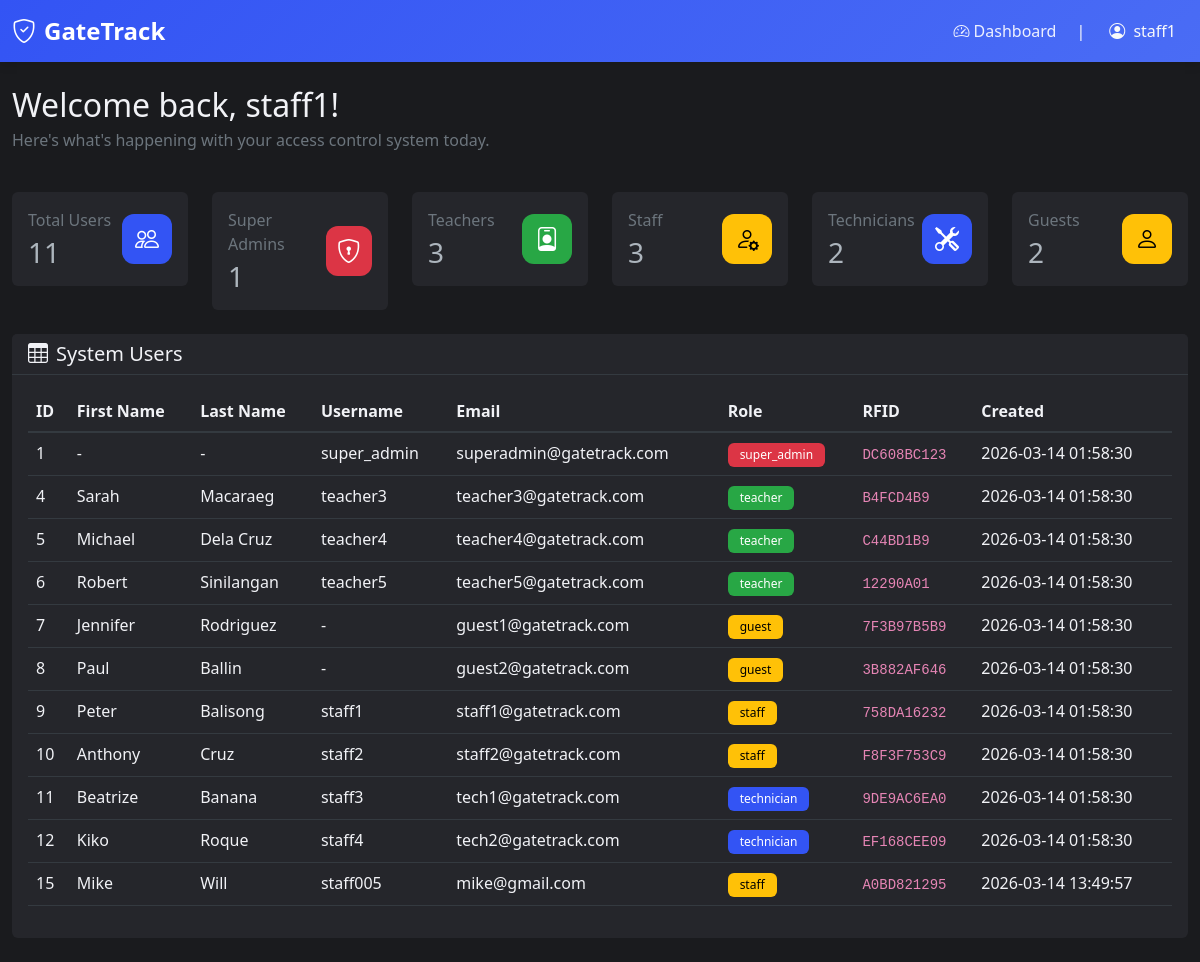
/dashboard (signed in), run on the app's committed database.
### tables this page shows
CREATE TABLE "users" (id INTEGER NOT NULL, username VARCHAR(80), email VARCHAR(120) NOT NULL, password VARCHAR(200), contact VARCHAR(20), gender VARCHAR(10), role VARCHAR(20) NOT NULL, created_at DATETIME, rfid TEXT, first_name VARCHAR(50), last_name VARCHAR(50), PRIMARY KEY (id), UNIQUE (email));

### app.py (the view)
@app.route('/dashboard')
@login_required
def dashboard():
    user_count = get_user_count_by_role()
    super_admin_count = get_user_count_by_role('super_admin')
    teacher_count = get_user_count_by_role('teacher')
    staff_count = get_user_count_by_role('staff')
    technician_count = get_user_count_by_role('technician')
    guest_count = get_user_count_by_role('guest')
    users = get_all_users()
    return render_template(
        'dashboard.html',
        user_count=user_count,
        super_admin_count=super_admin_count,
        teacher_count=teacher_count,
        staff_count=staff_count,
        technician_count=technician_count,
        guest_count=guest_count,
        users=users
    )

### app.py (called while the page is built)
def get_connection():
    conn = sqlite3.connect(DB_PATH)
    conn.row_factory = sqlite3.Row
    return conn

def get_all_users():
    conn = get_connection()
    cursor = conn.cursor()
    cursor.execute('SELECT * FROM users ORDER BY id')
    users = cursor.fetchall()
    conn.close()
    return users

def get_user_count_by_role(role=None):
    conn = get_connection()
    cursor = conn.cursor()
    if role:
        cursor.execute('SELECT COUNT(*) FROM users WHERE role = ?', (role,))
    else:
        cursor.execute('SELECT COUNT(*) FROM users')
    count = cursor.fetchone()[0]
    conn.close()
    return count

def login_required(f):
    @wraps(f)
    def decorated_function(*args, **kwargs):
        if 'user_id' not in session:
            flash('Please log in to access this page.', 'error')
            return redirect(url_for('login'))
        return f(*args, **kwargs)
    return decorated_function

### templates/dashboard.html (shortened to what this page needs)
{% extends "nav.html" %} {% block title %}Dashboard - GateTrack{% endblock %}  {% block content %}
<div class="row mb-4">
  <div class="col-12">
    <h2 class="mb-1">
      Welcome back, {{ session.get('username') or session.get('email') }}!
    </h2>
    <p class="text-secondary">
      Here's what's happening with your access control system today.
    </p>
  </div>
</div>
<div class="row mb-4">
  <div class="col-6 col-md-2">
    <div class="card stats-card">
      <div class="card-body">
        <div class="d-flex justify-content-between align-items-center">
          <div>
            <p class="text-secondary mb-1">Total Users</p>
            <h3 class="mb-0">{{ user_count }}</h3>
          </div>
          <div class="stats-icon bg-primary">
            <i class="bi bi-people fs-4"></i>
          </div>
        </div>
      </div>
    </div>
  </div>
  <div class="col-6 col-md-2">
    <div class="card stats-card">
      <div class="card-body">
        <div class="d-flex justify-content-between align-items-center">
          <div>
            <p class="text-secondary mb-1">Super Admins</p>
            <h3 class="mb-0">{{ super_admin_count }}</h3>
          </div>
          <div class="stats-icon bg-danger">
            <i class="bi bi-shield-lock fs-4"></i>
          </div>
        </div>
      </div>
    </div>
  </div>
  <div class="col-6 col-md-2">
    <div class="card stats-card">
      <div class="card-body">
        <div class="d-flex justify-content-between align-items-center">
          <div>
            <p class="text-secondary mb-1">Teachers</p>
            <h3 class="mb-0">{{ teacher_count }}</h3>
          </div>
          <div class="stats-icon bg-success">
            <i class="bi bi-person-badge fs-4"></i>
          </div>
        </div>
      </div>
    </div>
  </div>
  <div class="col-6 col-md-2">
    <div class="card stats-card">
      <div class="card-body">
        <div class="d-flex justify-content-between align-items-center">
          <div>
            <p class="text-secondary mb-1">Staff</p>
            <h3 class="mb-0">{{ staff_count }}</h3>
          </div>
          <div class="stats-icon bg-warning">
            <i class="bi bi-person-gear fs-4"></i>
          </div>
        </div>
      </div>
    </div>
  </div>
  <div class="col-6 col-md-2">
    <div class="card stats-card">
      <div class="card-body">
        <div class="d-flex justify-content-between align-items-center">
          <div>
            <p class="text-secondary mb-1">Technicians</p>
            <h3 class="mb-0">{{ technician_count }}</h3>
          </div>
          <div class="stats-icon bg-primary">
            <i class="bi bi-tools fs-4"></i>
          </div>
        </div>
      </div>
    </div>
  </div>
  <div class="col-6 col-md-2">
    <div class="card stats-card">
      <div class="card-body">
        <div class="d-flex justify-content-between align-items-center">
          <div>
            <p class="text-secondary mb-1">Guests</p>
            <h3 class="mb-0">{{ guest_count }}</h3>
          </div>
          <div class="stats-icon bg-warning">
            <i class="bi bi-person fs-4"></i>
          </div>
        </div>
      </div>
    </div>
  </div>
</div>
<div class="row">
  <div class="col-12">
    <div class="card">
      <div
        class="card-header d-flex justify-content-between align-items-center"
      >
        <h5 class="mb-0"><i class="bi bi-table me-2"></i>System Users</h5>
      </div>
      <div class="card-body">
        <div class="table-responsive">
          <table class="table table-hover">
            <thead>
              <tr>
                <th>ID</th>
                <th>First Name</th>
                <th>Last Name</th>
                <th>Username</th>
                <th>Email</th>
                <th>Role</th>
                <th>RFID</th>
                <th>Created</th>
              </tr>
            </thead>
            <tbody>
              {% for user in users %}
              <tr>
                <td>{{ user.id }}</td>
                <td>{{ user.first_name or '-' }}</td>
                <td>{{ user.last_name or '-' }}</td>
                <td>{{ user.username or '-' }}</td>
                <td>{{ user.email }}</td>
                <td>
                  {% if user.role == 'super_admin' %}
                  <span class="badge bg-danger">{{ user.role }}</span>
                  {% elif user.role == 'teacher' %}
                  <span class="badge bg-success">{{ user.role }}</span>
                  {% elif user.role == 'staff' %}
                  <span class="badge bg-warning text-dark"
                    >{{ user.role }}</span
                  >
                  {% elif user.role == 'technician' %}
                  <span class="badge bg-primary">{{ user.role }}</span>
                  {% else %}
                  <span class="badge bg-warning text-dark"
                    >{{ user.role }}</span
                  >
                  {% endif %}
                </td>
                <td><code>{{ user.rfid or 'N/A' }}</code></td>
                <td>{{ user.created_at }}</td>
              </tr>
              {% endfor %}
            </tbody>
          </table>
        </div>
      </div>
    </div>
  </div>
</div>
{% endblock %}

### templates/nav.html (shortened to what this page needs)
<!doctype html>
<html lang="en" data-bs-theme="dark">
  <head>
    <link
      href="{{ url_for('static', filename='bootstrap/5.3.0/css/bootstrap.min.css') }}"
      rel="stylesheet"
    />
    <link
      rel="stylesheet"
      href="{{ url_for('static', filename='css/style.css') }}"
    />
    <link
      rel="stylesheet"
      href="{{ url_for('static', filename='bootstrap-icons/1.11.0/font/bootstrap-icons.css') }}"
    />
  </head>
  <body>
    <nav class="navbar sticky-top navbar-expand-lg navbar-dark">
      <div class="container-fluid">
        <a class="navbar-brand" href="{{ url_for('dashboard') }}">
          <i class="bi bi-shield-check me-2"></i>GateTrack
        </a>
        <div class="collapse navbar-collapse" id="navbarNav">
          <div class="navbar-nav ms-auto">
            <div class="nav-group">
              <ul class="navbar-nav">
                <li class="nav-item">
                  <a
                    class="nav-link{% if request.endpoint == 'dashboard' %} active{% endif %}"
                    href="{{ url_for('dashboard') }}"
                  >
                    <i class="bi bi-speedometer2 me-1"></i>Dashboard
                  </a>
                </li>
              </ul>
              <span class="text-light mx-1">|</span>
              <div class="dropdown">
                <button
                  class="btn btn-outline-light dropdown-toggle"
                  type="button"
                  data-bs-toggle="dropdown"
                >
                  <i class="bi bi-person-circle me-1"></i>
                  {{ session.get('username') or session.get('email') }}
                </button>
              </div>
            </div>
          </div>
        </div>
      </div>
    </nav>
    <div class="container-fluid py-4">{% block content %}{% endblock %}</div>
  </body>
</html>

### static/css/style.css (style rules this page uses)
[data-bs-theme="dark"] { --bg-primary: #1a1b1e; --bg-secondary: #25262b; --text-primary: #f1f2f6; --text-secondary: #adb5bd; --primary: #3354f4; --primary-hover: #4a6cf5; --border-color: #343a40; --card-shadow: 0 2px 10px rgba(0, 0, 0, 0.3); }
body { background-color: var(--bg-primary); color: var(--text-primary); font-family: "Segoe UI", Tahoma, Geneva, Verdana, sans-serif; min-height: 100vh; transition: background-color 0.3s ease, color 0.3s ease; }
.card { background-color: var(--bg-secondary); border: 1px solid var(--border-color); box-shadow: var(--card-shadow); transition: background-color 0.3s ease, border-color 0.3s ease; }
.card-header { background-color: var(--bg-secondary); border-bottom: 1px solid var(--border-color); color: var(--text-primary); }
.table { color: var(--text-primary); }
.table thead th { background-color: var(--bg-primary); border-bottom: 2px solid var(--border-color); color: var(--text-primary); font-weight: 600; }
.table tbody tr { border-bottom: 1px solid var(--border-color); transition: background-color 0.2s ease; }
.navbar { background: linear-gradient( 135deg, var(--primary) 0%, #4a6cf5 100% ) !important; box-shadow: 0 2px 10px rgba(0, 0, 0, 0.15); }
.navbar-brand { font-weight: 700; font-size: 1.5rem; }
.nav-link { color: rgba(255, 255, 255, 0.9) !important; transition: color 0.3s ease; }
.stats-card { background-color: var(--bg-secondary); border: 1px solid var(--border-color); box-shadow: var(--card-shadow); }
.badge { padding: 6px 12px; font-weight: 500; border-radius: 6px; }

### templates/nav.html (style rules this page uses)
.dropdown-toggle { border: none !important; box-shadow: none !important; background: transparent !important; }
.dropdown-toggle::after { display: none; }
.nav-group { display: flex; align-items: center; gap: 0.5rem; }
.nav-group .navbar-nav { gap: 0.25rem; }
.card { border: none !important; box-shadow: none !important; }
.table thead th, .table tbody tr, .table tbody td { background-color: transparent !important; color: inherit !important; }

### templates/dashboard.html (style rules this page uses)
.stats-icon { width: 50px; height: 50px; border-radius: 12px; display: flex; align-items: center; justify-content: center; color: white; }
.bg-primary { background-color: #3354f4 !important; }
.bg-success { background-color: #28a745 !important; }
.bg-warning { background-color: #ffc107 !important; color: #000 !important; }
.bg-danger { background-color: #dc3545 !important; }

### data on the page
users: get "staff1", id "9", first_name "Peter", last_name "Balisong", username "staff1", email "staff1@gatetrack.com", role "staff", rfid "758DA16232", created_at "2026-03-14 01:58:30"
users: id "1", first_name "-", last_name "-", username "super_admin", email "superadmin@gatetrack.com", role "super_admin", rfid "DC608BC123", created_at "2026-03-14 01:58:30"
users: id "4", first_name "Sarah", last_name "Macaraeg", username "teacher3", email "teacher3@gatetrack.com", role "teacher", rfid "B4FCD4B9", created_at "2026-03-14 01:58:30"
users: id "5", first_name "Michael", last_name "Dela Cruz", username "teacher4", email "teacher4@gatetrack.com", role "teacher", rfid "C44BD1B9", created_at "2026-03-14 01:58:30"
users: id "6", first_name "Robert", last_name "Sinilangan", username "teacher5", email "teacher5@gatetrack.com", role "teacher", rfid "12290A01", created_at "2026-03-14 01:58:30"
users: id "7", first_name "Jennifer", last_name "Rodriguez", username "-", email "guest1@gatetrack.com", role "guest", rfid "7F3B97B5B9", created_at "2026-03-14 01:58:30"
users: id "8", first_name "Paul", last_name "Ballin", username "-", email "guest2@gatetrack.com", role "guest", rfid "3B882AF646", created_at "2026-03-14 01:58:30"
users: id "10", first_name "Anthony", last_name "Cruz", username "staff2", email "staff2@gatetrack.com", role "staff", rfid "F8F3F753C9", created_at "2026-03-14 01:58:30"
users: id "11", first_name "Beatrize", last_name "Banana", username "staff3", email "tech1@gatetrack.com", role "technician", rfid "9DE9AC6EA0", created_at "2026-03-14 01:58:30"
users: id "12", first_name "Kiko", last_name "Roque", username "staff4", email "tech2@gatetrack.com", role "technician", rfid "EF168CEE09", created_at "2026-03-14 01:58:30"
users: id "15", first_name "Mike", last_name "Will", username "staff005", email "mike@gmail.com", role "staff", rfid "A0BD821295", created_at "2026-03-14 13:49:57"

### other printed values
{{ user_count }} "11"
{{ super_admin_count }} "1"
{{ teacher_count }} "3"
{{ staff_count }} "3"
{{ technician_count }} "2"
{{ guest_count }} "2"
